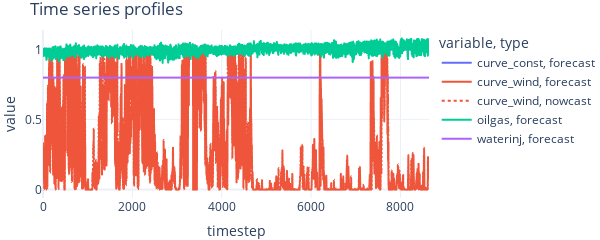

This figure's notebook cell:
### Code cell
# View profiles (entire available time windows)
fig=plots.plot_profiles(profiles,filename=None)
fig.update_layout(template="plotly_white",autosize=False,width=600,height=200,margin=dict(l=0,r=0,t=30,b=1),
                  title="Time series profiles")
fig.show()

### Figure 1 — Plotly figure (JSON) as saved in the notebook; plotly's stock layout.template omitted (floating-point values rounded to 4 significant figures; data arrays with more than 128 entries replaced by an {"elided": "..."} marker saying what was removed)
{"data": [{"hovertemplate": "variable=curve_const<br>type=forecast<br>timestep=%{x}<br>value=%{y}<extra></extra>", "legendgroup": "curve_const, forecast", "line": {"color": "#636efa", "dash": "solid", "shape": "hv"}, "marker": {"symbol": "circle"}, "mode": "lines", "name": "curve_const, forecast", "showlegend": true, "type": "scattergl", "x": {"elided": "8640 int values"}, "xaxis": "x", "y": {"elided": "8640 int values"}, "yaxis": "y"}, {"hovertemplate": "variable=curve_wind<br>type=forecast<br>timestep=%{x}<br>value=%{y}<extra></extra>", "legendgroup": "curve_wind, forecast", "line": {"color": "#EF553B", "dash": "solid", "shape": "hv"}, "marker": {"symbol": "circle"}, "mode": "lines", "name": "curve_wind, forecast", "showlegend": true, "type": "scattergl", "x": {"elided": "8640 int values"}, "xaxis": "x", "y": {"elided": "8640 float values"}, "yaxis": "y"}, {"hovertemplate": "variable=curve_wind<br>type=nowcast<br>timestep=%{x}<br>value=%{y}<extra></extra>", "legendgroup": "curve_wind, nowcast", "line": {"color": "#EF553B", "dash": "dot", "shape": "hv"}, "marker": {"symbol": "circle"}, "mode": "lines", "name": "curve_wind, nowcast", "showlegend": true, "type": "scattergl", "x": {"elided": "8640 int values"}, "xaxis": "x", "y": {"elided": "8640 float values"}, "yaxis": "y"}, {"hovertemplate": "variable=oilgas<br>type=forecast<br>timestep=%{x}<br>value=%{y}<extra></extra>", "legendgroup": "oilgas, forecast", "line": {"color": "#00cc96", "dash": "solid", "shape": "hv"}, "marker": {"symbol": "circle"}, "mode": "lines", "name": "oilgas, forecast", "showlegend": true, "type": "scattergl", "x": {"elided": "8640 int values"}, "xaxis": "x", "y": {"elided": "8640 float values"}, "yaxis": "y"}, {"hovertemplate": "variable=waterinj<br>type=forecast<br>timestep=%{x}<br>value=%{y}<extra></extra>", "legendgroup": "waterinj, forecast", "line": {"color": "#ab63fa", "dash": "solid", "shape": "hv"}, "marker": {"symbol": "circle"}, "mode": "lines", "name": "waterinj, forecast", "showlegend": true, "type": "scattergl", "x": {"elided": "8640 int values"}, "xaxis": "x", "y": {"elided": "8640 float values"}, "yaxis": "y"}], "layout": {"autosize": false, "height": 200, "legend": {"title": {"text": "variable, type"}, "tracegroupgap": 0}, "margin": {"b": 1, "l": 0, "r": 0, "t": 30}, "title": {"text": "Time series profiles"}, "width": 600, "xaxis": {"anchor": "y", "domain": [0, 1], "title": {"text": "timestep"}}, "yaxis": {"anchor": "x", "domain": [0, 1], "title": {"text": "value"}}}}
